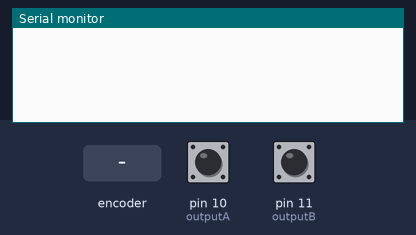
Simulated run of this sketch. Board: Arduino Uno, built with avr-gcc and run on an emulated ATmega328P. Shown: the last lines printed to the serial monitor. Inputs (shaded band) come from the test bench; at power-on: pin 10 (outputA) HIGH, pin 11 (outputB) HIGH.

Above: at 1.2 s.
1.3 s: rotary encoder on pin 10 (outputA) / pin 11 (outputB) turned 1 step (first pin leading)
At 1.9 s:
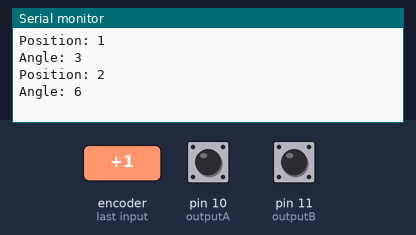
3.0 s: rotary encoder on pin 10 (outputA) / pin 11 (outputB) turned 1 step (first pin leading)
At 4.4 s:
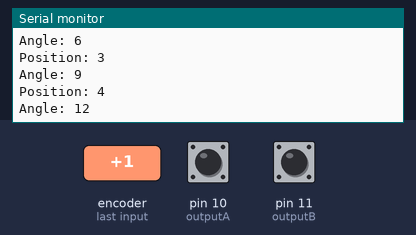

The sketch:

fyp.ino
```cpp
/*     Arduino Rotary Encoder Tutorial
 *
 *  by Dejan Nedelkovski, www.HowToMechatronics.com
 *
 */

 #define outputA 10
 #define outputB 11

 int counter = 0;
 int aState;
 int aLastState;
 int angle = 0;
 void setup() {
   pinMode (outputA,INPUT);
   pinMode (outputB,INPUT);

   Serial.begin (9600);
   // Reads the initial state of the outputA
   aLastState = digitalRead(outputA);
 }

 void loop() {
   aState = digitalRead(outputA); // Reads the "current" state of the outputA
   // If the previous and the current state of the outputA are different, that means a Pulse has occured
   if (aState != aLastState){
     // If the outputB state is different to the outputA state, that means the encoder is rotating clockwise
     if (digitalRead(outputB) != aState) {
       counter ++;
     } else {
       counter --;
     }
     Serial.print("Position: ");
     Serial.println(counter);
     Serial.print("Angle: ");
     angle = (counter*3);
     if (angle >= 360){
      angle = angle - 360;
     }
     Serial.println(angle);
   }
   aLastState = aState; // Updates the previous state of the outputA with the current state
 }
```

Measured:
- after the input at 1.3 s, the serial monitor: prints a new line at once (image 1)
- after the input at 3.0 s, the serial monitor: prints a new line at once (image 2)
